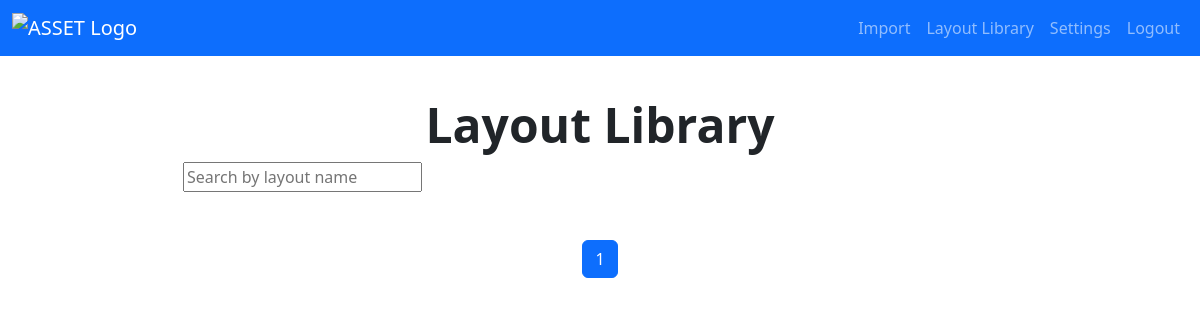
The page /layout-library/ (signed in) on the database as committed earlier.
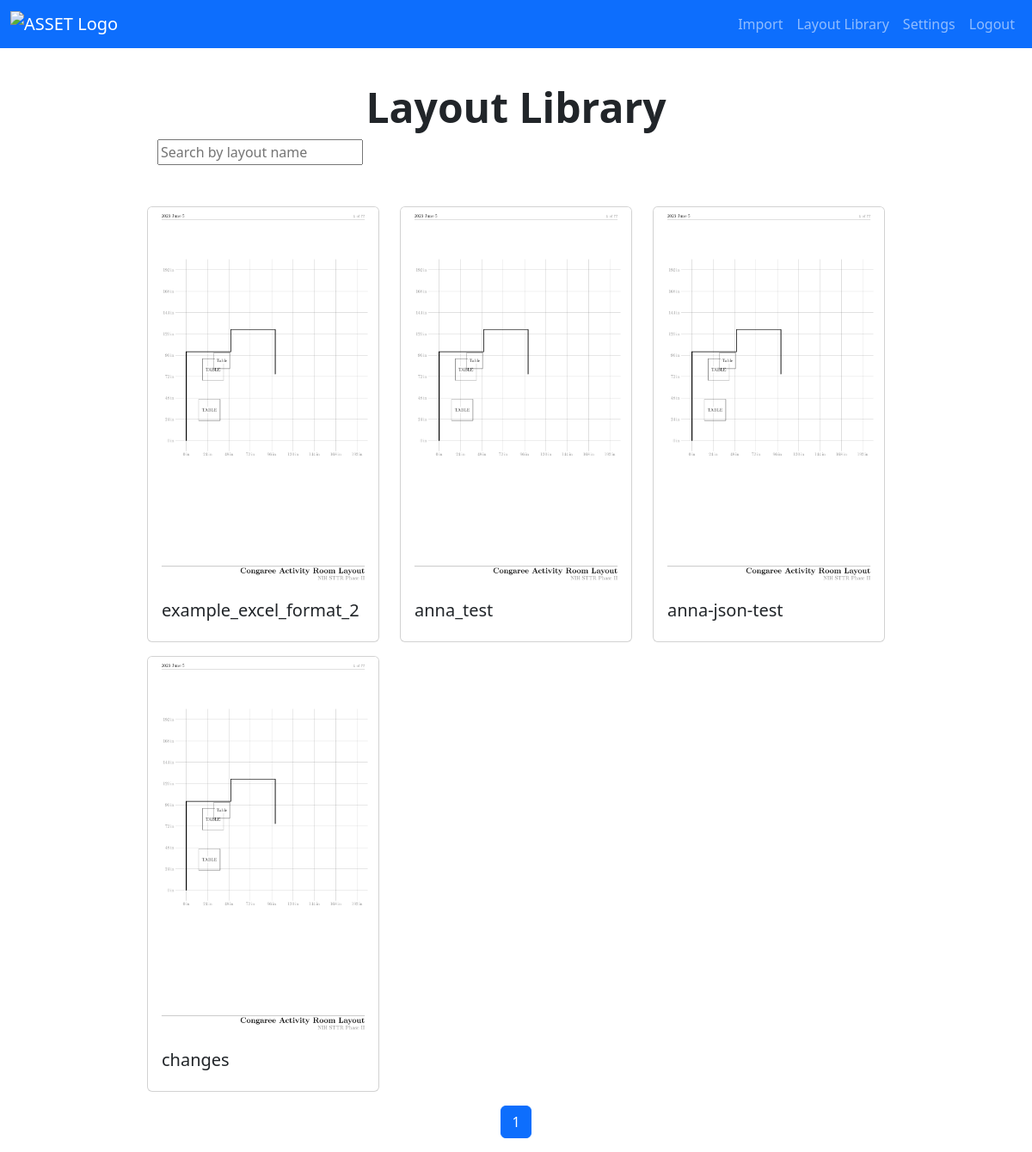
The same page on the database as committed later.
### app1/models.py (models this page shows, shortened)
class ConvertedFile(models.Model):
    file_name = models.CharField(max_length=255, default="name") # Stores the PREFIX (without extension)
    user = models.ForeignKey(User, on_delete=models.CASCADE)
    created_at = models.DateTimeField(auto_now_add=True)
    file_path = models.CharField(max_length=255, default="NONE")
    style_settings = models.ForeignKey(StyleSettings, on_delete=models.CASCADE,
                                       null=True)
    uploaded_file = models.ForeignKey(UploadedFile, on_delete=models.CASCADE)
    latex_file = models.CharField(max_length=255,
                                  default= os.path.join(settings.MEDIA_ROOT,'conversion_output', 'output.tex'))
    pdf_file = models.CharField(max_length=255,
                                default= os.path.join(settings.MEDIA_ROOT,'conversion_output', 'output.pdf'))
    image = models.CharField(max_length=255,
                             default = os.path.join(settings.MEDIA_ROOT,'conversion_output', 'output.png'))

### app1/views.py (the view)
# urls.py: path('layout-library/', views.LayoutLibraryPage, name="layout-library"),
@login_required(login_url="login")
def LayoutLibraryPage(request):
    user_layouts = ConvertedFile.objects.filter(user=request.user).order_by('-created_at')
    paginator = Paginator(user_layouts, 9)
    page = request.GET.get('page')
    try:
        user_layouts = paginator.page(1)
    except EmptyPage:
        user_layouts = paginator.page(paginator.num_pages)
    context = {
        'layouts': user_layouts,
    }
    return render(request, "layout-library.html", context)

### templates/layout-library.html (shortened to what this page needs)
{% extends 'base.html' %}
{% block content %}
    <div class="container mt-3 w-75">
        <div class = "row">
            <h1 class="display-5 fw-bold mt-5">Layout Library</h1>
        </div>
        <div class="container mb-5">
            <input type="text" id="searchInput" placeholder="Search by layout name">
        </div>
        <div class = "row">
            {% for layout in layouts %}
            <div class = "col-md-4">
                <div class="card mb-3">
                    <a href="{% url 'export-layout' layout.id %}">
                        <img src="{% url 'serve-image' layout.image %}" class="card-img-top">
                    </a>
                    <div class="card-body">
                        <h5 class="card-title">{{ layout.file_name }}</h5>
                    </div>
                </div>
            </div>
            {% if forloop.counter|divisibleby:3 and not forloop.last %}
        </div>
        <div class="row">
        {% endif %}
        {% endfor %}
        </div>
    </div>
    <nav aria-label="Page navigation">
        <ul class="pagination justify-content-center">
            {% for num in layouts.paginator.page_range %}
            <li class="page-item {% if num == layouts.number %}active{% endif %}">
                <a class="page-link" href="?page={{ num }}">{{ num }}</a>
            </li>
            {% endfor %}
        </ul>
    </nav>
{% endblock %}

### templates/base.html (shortened to what this page needs)
{% load static %}
<!doctype html>
<html lang="en">
<head>
    <link href="https://cdn.jsdelivr.net/npm/bootstrap@5.3.2/dist/css/bootstrap.min.css" rel="stylesheet">
</head>
<body>
    <nav class="navbar fixed-top navbar-expand-sm navbar-dark bg-primary">
        <div class="container-fluid">
            <a class="navbar-brand">
                <img src="https://www.asset-us.com/static/images/asset-logo-horizontal-tm.png" alt="ASSET Logo" width="130" height="30" class="d-inline-block align-top">
            </a>
            <div class="collapse navbar-collapse justify-content-end" id="navbarCollapse">
                <ul class="navbar-nav">
                    <li class="nav-item">
                        <a class="nav-link" href="{% url 'import' %}">Import</a>
                    </li>
                    <li class="nav-item">
                        <a class="nav-link" href="{% url 'layout-library' %}">Layout Library</a>
                    </li>
                    <li class="nav-item">
                        <a class="nav-link" href="{% url 'settings' %}">Settings</a>
                    </li>
                    <li class="nav-item">
                        <a class="nav-link" href="{% url 'logout' %}">Logout</a>
                    </li>
                </ul>
            </div>
        </div>
    </nav>
    <main class="container-fluid mt-5">
            {% block content %} {% endblock %}
    </main>
</body>
</html>

### templates/layout-library.html (style rules this page uses)
h1 { text-align: center; margin-top: 50px; }
html, body { overflow-y: auto; }
.card-img-top { max-width: 100%; height: auto; }

Rows that differ between the two databases and show on the page:
added ConvertedFile: file_name "example_excel_format_2"
added ConvertedFile: file_name "anna_test"
added ConvertedFile: file_name "anna-json-test"
added ConvertedFile: file_name "changes"
